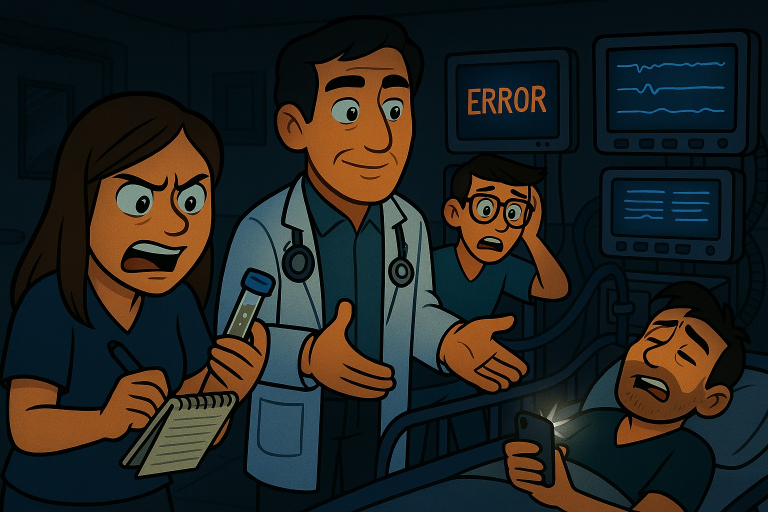
#> input picture arte/raw/A20-muestra-hemolizada.jpg, 1536 x 1024 px (shown at 1/2 size)
$ python ingresar_arte.py ../arte/raw/A18-recorte-presupuestario.jpg ../arte/raw/A20-muestra-hemolizada.jpg 1.0
#> lines starting #> are read from the running program, lines starting #| are printed output that depends on the picture
#!/usr/bin/env python3
# -*- coding: utf-8 -*-
"""Mete una imagen suelta al juego con el nombre que le toca.

    python3 tools/ingresar_arte.py C13 ~/bajadas/becado.jpg
    python3 tools/ingresar_arte.py --lote lote.tsv

El arte llega de fuera —de Drive, del generador, de donde sea— con el
nombre que le puso quien lo dibujó («Enfermera de noche.jpg»), y la app lo
busca por el id de la carta (`C07.jpg`). Este guion hace las dos cosas que
median entre una y otra:

· GUARDA EL ORIGINAL en `cartas/arte-full/<ID>.jpg`, tal como vino. Es el
  respaldo: si mañana cambia el encuadre o el tope de tamaño, se rehace
  desde ahí y no hay que volver a pedir el archivo.

· DEJA EN `cartas/arte/<ID>.jpg` la versión que entra al juego: **4:3
  exacto, 1600×1200**. El recorte es centrado y del lado que sobra, así que
  una imagen que ya viene casi 4:3 pierde un filo de píxeles y nada más.
  Nunca deforma: antes estirar un 0,5 % que dejar la proporción torcida.

Cuando la fuente viene muy lejos del 4:3 —una vertical 9:16 de las viejas—
el recorte se lleva más de medio archivo, así que avisa. Con `--alto` se
corre la ventana del recorte hacia arriba o hacia abajo (0 = pegada
arriba, 0.5 = centrada, 1 = pegada abajo) para salvar la cabeza del
personaje, que es lo primero que se pierde.

El formato de `--lote` es un id, un tabulador y una ruta por línea; una
tercera columna opcional es el `--alto` de esa imagen.
"""
import os, sys
from PIL import Image

RAIZ = os.path.dirname(os.path.dirname(os.path.abspath(__file__)))
ANCHO, ALTO = 1600, 1200
CALIDAD = 88
PROP = ANCHO / ALTO


def ingresar(ident, origen, alto=0.5):
#> called with origen = '../arte/raw/A20-muestra-hemolizada.jpg', alto = 1
    ident = ident.upper()
    im = Image.open(origen).convert("RGB")
#> im is the input picture: PIL image 1536x1024 RGB; mean R, G, B 34.6, 36.2, 33.3
    w, h = im.size
#> w = 1536; h = 1024
    prop = w / h
#> prop = 1.5

    full = os.path.join(RAIZ, "cartas", "arte-full", ident + ".jpg")
    os.makedirs(os.path.dirname(full), exist_ok=True)
    im.save(full, "JPEG", quality=94, subsampling=0)

    if prop > PROP:                       # sobra ancho: recorte lateral
        nw = round(h * PROP)
#> nw = 1365
        x = (w - nw) // 2
#> x = 85
        caja = (x, 0, x + nw, h)
#> caja = (85, 0, 1450, 1024)
    else:                                 # sobra alto: recorte de arriba/abajo
        nh = round(w / PROP)
        y = round((h - nh) * alto)
        caja = (0, y, w, y + nh)

    guardado = (caja[2] - caja[0]) * (caja[3] - caja[1]) / (w * h)
#> guardado = 0.889
    fuera = im.crop(caja).resize((ANCHO, ALTO), Image.LANCZOS)
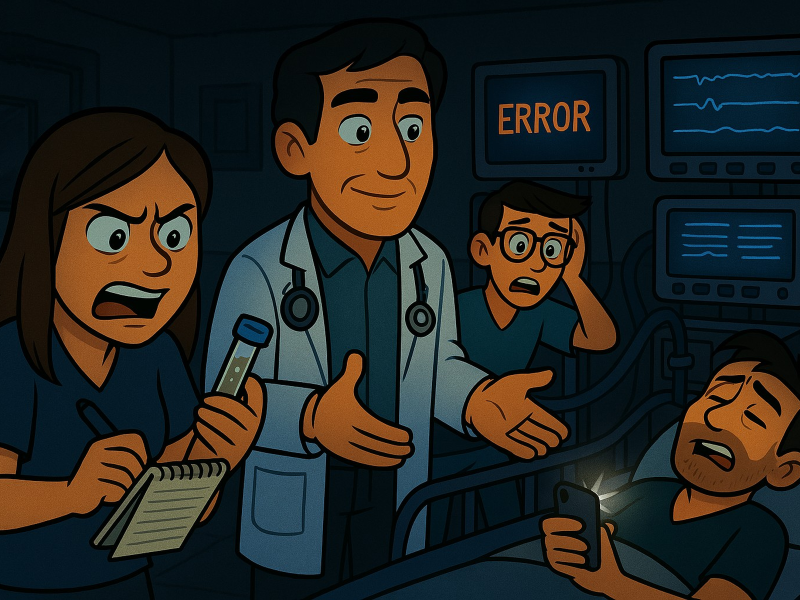
#> fuera: PIL image 1600x1200 RGB (shown at 1/2 size); mean R, G, B 37.3, 38.1, 34.3
    destino = os.path.join(RAIZ, "cartas", "arte", ident + ".jpg")
    os.makedirs(os.path.dirname(destino), exist_ok=True)
    fuera.save(destino, "JPEG", quality=CALIDAD, subsampling=0)

    aviso = "  ⚠ se recorta más de un tercio" if guardado < 0.67 else ""
#> aviso = ''
    print(f"  {ident}  {w}×{h} ({prop:.3f}) → 1600×1200 · "
          f"conserva {guardado*100:.0f} %"
          f" · {os.path.getsize(destino)/1024:.0f} KB{aviso}")
#|   ../ARTE/RAW/A18-RECORTE-PRESUPUESTARIO.JPG  1536×1024 (1.500) → 1600×1200 · conserva 89 % · 454 KB
    return guardado


def main():
    if len(sys.argv) >= 3 and sys.argv[1] == "--lote":
        n = 0
        for linea in open(sys.argv[2], encoding="utf-8"):
            linea = linea.rstrip("\n")
            if not linea.strip() or linea.startswith("#"):
                continue
            partes = linea.split("\t")
            ident, origen = partes[0].strip(), partes[1].strip()
            alto = float(partes[2]) if len(partes) > 2 and partes[2].strip() else 0.5
            ingresar(ident, origen, alto)
            n += 1
        print(f"✔ {n} imágenes")
    elif len(sys.argv) >= 3:
        alto = float(sys.argv[3]) if len(sys.argv) > 3 else 0.5
        ingresar(sys.argv[1], sys.argv[2], alto)
    else:
        raise SystemExit(__doc__)


if __name__ == "__main__":
    main()
